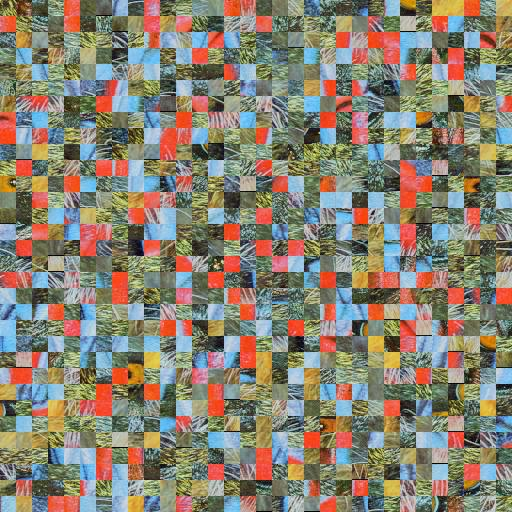
#> input picture puzzle.jpg, 512 x 512 px
$ python psf.py   (Python 2 division)   (older library calls are emulated)
#> lines starting #> are read from the running program, lines starting #| are printed output that depends on the picture
#> further down, image is the input picture: shape (512, 512, 3); mean R, G, B 137.1, 129.1, 112.9
### util/flatten_image.py
#!/usr/bin/env python

import numpy as np
from puzzle.piece import Piece


def flatten_image(image, row_count, column_count, indexed=False):
    """Converts image into list of square pieces.

    Input image is chopped up into pieces of the specified number of rows and columns.
    Each list element is Piece that contains and id, shape, and image

    :params image: Input image.
    :params row_count: number of rows in the puzzle
    :params column_count: number of columns in the puzzle

    Usage::

        >>> from util.flatten_image import flatten_image
        >>> puzzle_array = flatten_image(image, 10, 10)

    """
#> called with row_count = 10, column_count = 10, indexed = True
    i,j,k = image.shape
#> i = 512; j = 512; k = 3

    # calculate pixel height
    if i+1 % row_count:
        pixel_height = (i // row_count)
#> pixel_height = 51
    else:
        pixel_height = (i // row_count) + 1

    # calculate pixel width
    if j+1 % column_count:
        pixel_width = (j // column_count)
#> pixel_width = 51
    else:
        pixel_width = (j // column_count) + 1
    pieces = []

    top, bottom = (0, pixel_height)
#> top = 0; bottom = 51
    for y in range(row_count):
        left, right = (0, pixel_width)
        for x in range(column_count):
            piece = np.zeros((pixel_height, pixel_width, k))

            floor = min(bottom, i) - top
            wall = min(right, j) - left

            piece[:floor, :wall, :] = image[top:bottom, left:right, :]
            pieces.append(piece)

            left, right = (right, right + pixel_width)
        top, bottom = (bottom, bottom + pixel_height)
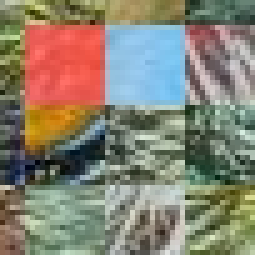
#> piece: shape (51, 51, 3) float64 (shown 5 times larger); mean R, G, B 135.6, 130.1, 113.9
#> after the loop, pieces = 100 items

    if indexed:
        pieces = [Piece(value, index, None) for index, value in enumerate(pieces)]

    print(("=== Image flattened \n"
           "    Piece width : {0}\n"
           "    Piece height : {1}\n").format(pixel_width, pixel_height))

    return pieces

### puzzle/piece.py
#!/usr/bin/env python

class Piece(object):
    """Represents single jigsaw puzzle piece.

    Each piece has identifier so it can be
    tracked across different individuals

    :param image: ndarray representing piece's RGB values
    :param index: Unique id withing piece's parent image

    Usage::

        >>> from puzzle.piece import Piece
        >>> piece = Piece(image[:28, :28, :], 42)

    """

    def __init__(self, image, index, sides):
        self.image = image[:]
        self.id = index

        # T = top, B = bottom, L = left, R = right
        # 0 = edge, 1 = head, -1 = divot
        self._sides = sides

    def __getitem__(self, index):
        return self.image.__getitem__(index)

    def size(self):
        """Returns piece size"""
        return self.image.shape[0]

    def shape(self):
        """Returns shape of piece's image"""
        return self.image.shape

### solver/genetic_solver.py
#!/usr/bin/env python2

# SYSTEM IMPORTS
from __future__ import print_function

from solver.abstract_solver import AbstractSolver

import random
import bisect
import heapq
from operator import attrgetter

# MODULE IMPORTS
from puzzle.puzzle import Puzzle
from util.piece_cache import PieceCache

SHARED_PIECE_PRIORITY = -10
BUDDY_PIECE_PRIORITY = -1

"""
    Genetic Algorithm puzzle solver implementation

    Input :
        pieces : array of puzzle pieces
        width : integer number of pieces in puzzle width
        height : integer number of pieces in puzzle height

"""


class GeneticSolver(AbstractSolver):

    TERMINATION_THRESHOLD = 10

    def __init__(self, pieces, width, height, pop_size, mut_rate, elites):
        AbstractSolver.__init__(self, pieces, width, height)
        self._pop_size = pop_size
        self._mut_rate = mut_rate
        self._elites = elites

        PieceCache.analyze_image(self._pieces)

        self._population = [Puzzle(pieces, width, height) for _ in range(pop_size)]

        self._maxima = float("-inf")
        self._termination_counter = 0

        self.done = False
        self.exit_msg = "=== Solver ran for ALL iterations"

    # [29 lines left out: function run_iteration, not called in this run]

    def _get_elite_individuals(self):
        return sorted(self._population, key=attrgetter("fitness"))[-self._elites:]

    def get_solution(self):
        # return best solution
        return max(self._population, key=attrgetter("fitness"))

# ----------------------- selection mechanic
# [25 lines left out: function roulette_selection, not called in this run]

class Crossover(object):

    # [42 lines left out: functions __init__, child, run, not called in this run]

    def _initialize_kernel(self):
        root_piece = self._parents[0].pieces[int(random.uniform(0, self._pieces_length))]
        self._put_piece_to_kernel(root_piece.id, (0, 0))

    # [50 lines left out: functions _put_piece_to_kernel, _update_candidate_pieces, add_piece_candidate, _get_shared_piece, _get_buddy_piece, _get_best_match_piece, not called in this run]

    def _add_shared_piece_candidate(self, piece_id, position, relative_piece):
        piece_candidate = (SHARED_PIECE_PRIORITY, (position, piece_id), relative_piece)
        heapq.heappush(self._candidate_pieces, piece_candidate)

    def _add_buddy_piece_candidate(self, piece_id, position, relative_piece):
        piece_candidate = (BUDDY_PIECE_PRIORITY, (position, piece_id), relative_piece)
        heapq.heappush(self._candidate_pieces, piece_candidate)

    def _add_best_match_piece_candidate(self, piece_id, position, priority, relative_piece):
        piece_candidate = (priority, (position, piece_id), relative_piece)
        heapq.heappush(self._candidate_pieces, piece_candidate)

    # [18 lines left out: function _available_boundaries, not called in this run]

    def _is_kernel_full(self):
        return len(self._kernel) == self._pieces_length

    def _is_in_range(self, row_and_column):
        (row, column) = row_and_column
        return self._is_row_in_range(row) and self._is_column_in_range(column)

    def _is_row_in_range(self, row):
        current_rows = abs(min(self._min_row, row)) + abs(max(self._max_row, row))
        return current_rows < self._child_rows

    def _is_column_in_range(self, column):
        current_columns = abs(min(self._min_column, column)) + abs(max(self._max_column, column))
        return current_columns < self._child_columns

    # [6 lines left out: function _update_kernel_boundaries, not called in this run]

    def _is_valid_piece(self, piece_id):
        return piece_id is not None and piece_id not in self._kernel


# [7 lines left out: function complementary_orientation, not called in this run]

### psf.py
#!/usr/bin/env python2

# SYSTEM IMPORTS
import argparse
from scipy.misc import imread, imshow, imsave
import matplotlib.pyplot as plt
from time import time

# MODULE IMPORTS
from util.flatten_image import flatten_image
from util.inflate_image import inflate_image
from util.progress_bar import print_progress
from solver.genetic_solver import GeneticSolver
#from solver.hill_climbing_solver import


"""PSF : Puzzle Solver Framework

This module deals with the creation and solution of puzzles.
PSF is highly configurable hosting various algorithms for puzzle solving

Algorithms so far:
    - Genetic
    - Random Restart Hill Climbing
    - Simulated Annealing

"""

# DEFAULT SOLVER PARAMETERS
DEFAULT_INPUT_PUZZLE = "./puzzle.jpg"
DEFAULT_OUTPUT_FOLDER = "output/"

DEFAULT_PUZZLE_WIDTH = 10
DEFAULT_PUZZLE_HEIGHT = 10

# DEFAULT GENETIC ALGORITHM HYPER-PARAMETERS
POPULATION = 200
ELITE_POPULATION = 4
MUTATION_RATE = 0.1


def parse_arguments():
    """Parses input arguments required to solve puzzle"""
    parser = argparse.ArgumentParser(description="A versatile solver for jigsaw puzzles")

    parser.add_argument("--image", "-i",
                        type=str,
                        default=DEFAULT_INPUT_PUZZLE,
                        help="Input puzzle image")

    parser.add_argument("--output", "-o",
                        type=str,
                        default=DEFAULT_OUTPUT_FOLDER,
                        help="Output folder location")

    parser.add_argument("--rows", "-r",
                        type=int,
                        default=DEFAULT_PUZZLE_HEIGHT,
                        help="Number of rows in the puzzle")

    parser.add_argument("--cols", "-c",
                        type=int,
                        default=DEFAULT_PUZZLE_WIDTH,
                        help="Number of columns in the puzzle")

    parser.add_argument("--algorithm", "-a",
                        type=str,
                        default="GA",
                        help="Algorithm to run (GA, RHC, or SA)")

    parser.add_argument("--iterations", "-iter",
                        type=int,
                        help="Num of iterations to run the algorithm for")

    # GENETIC ALGORITHM PARAMETERS

    parser.add_argument("--population", "-p",
                        type=int,
                        default=POPULATION,
                        help="Size of population.")

    parser.add_argument("--elite", "-e",
                        type=int,
                        default=ELITE_POPULATION,
                        help="Size of elite population")

    parser.add_argument("--mutation", "-m",
                        type=float,
                        default=MUTATION_RATE,
                        help="% chance a mutation will occure")

    return parser.parse_args()


if __name__ == "__main__":

    args = parse_arguments()

    # base params
    image_path = args.image
    output_folder = args.output

    rows = args.rows
    cols = args.cols

    algorithm = args.algorithm
    iterations = args.iterations


    image = imread(args.image)
    puzzle = flatten_image(image, rows, cols, True)
#| === Image flattened
#|     Piece width : 51
#|     Piece height : 51
#> puzzle = 100 items

    if (args.algorithm is "GA"):
        print "\n=== Genetic algorithm selected"
        print "=== Population:  {}".format(args.population)
        print "=== Elites :  {}".format(args.elite)
        print "=== Mutation Rate :  {}".format(args.mutation)

        solver = GeneticSolver(puzzle, rows, cols,
                               args.population, args.mutation, args.elite)
#> (the run stopped early here; a loop or call above may not have finished)
